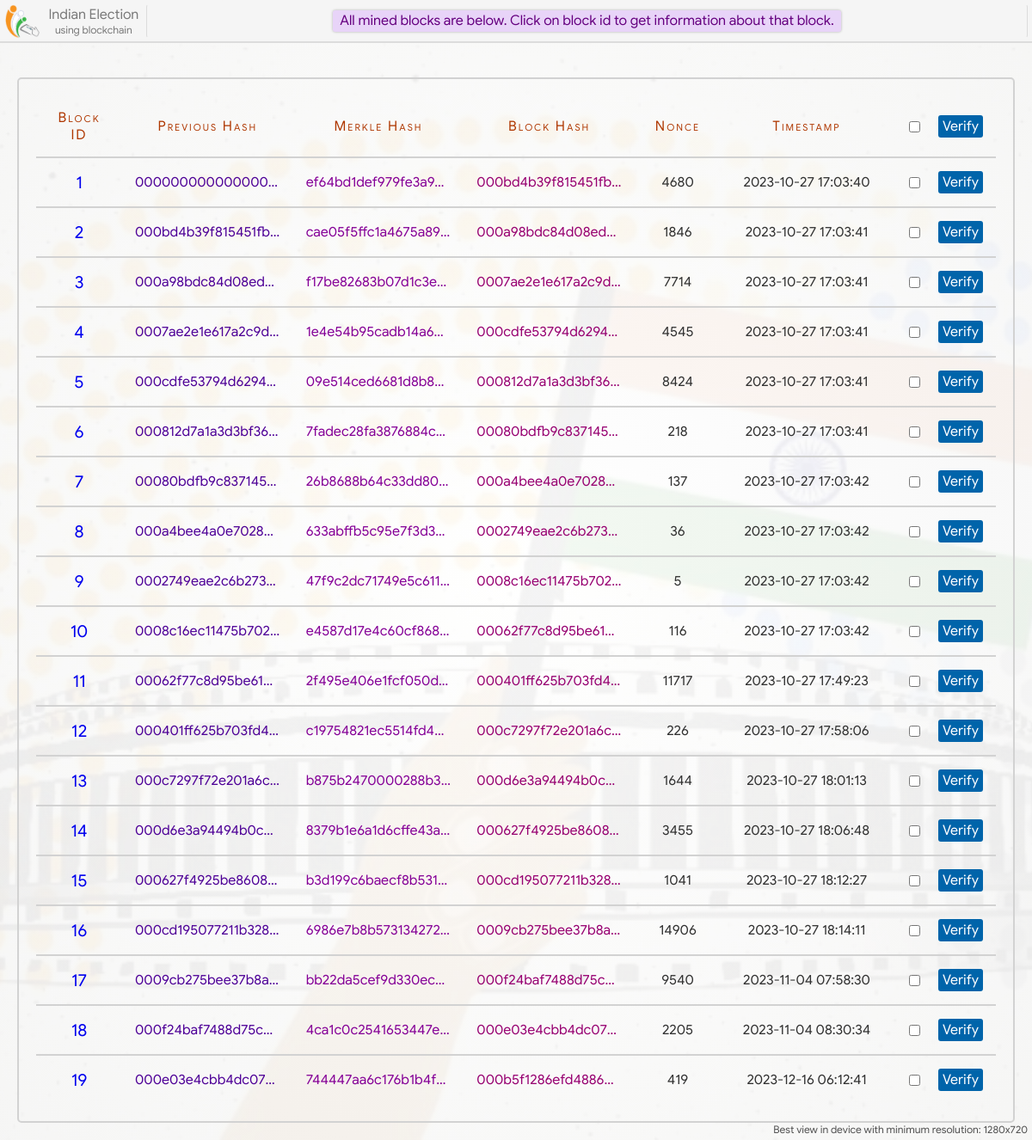
Screenshot of /blockchain/ with the database file from the repository.
### home/models.py (models this page shows)
class Block(models.Model):
    prev_hash = models.CharField(max_length=100, blank=True)
    merkle_hash = models.CharField(max_length=100, blank=True)
    this_hash = models.CharField(max_length=100, blank=True)
    nonce = models.IntegerField(null=True)
    timestamp = models.DateTimeField()

### home/views.py (the view)
# urls.py: path('blockchain/', views.blockchain, name='blockchain'),
def blockchain(request):
    blocks = Block.objects.all()
    return render(request, 'blockchain.html', {'blocks': blocks})

### home/templates/blockchain.html (shortened to what this page needs)
{% extends 'base.html' %}
{% load static %}
{% block head %}
    <link rel="stylesheet" type="text/css" href="{% static 'css/blockchain.css' %}">
{% endblock %}
{% block main_content %}
<div class="blocks">
    <table class="mine-block-result">
        <tr class="table-header">
            <td>Block ID</td>
            <td>Previous Hash</td>
            <td>Merkle Hash</td>
            <td>Block Hash</td>
            <td>Nonce</td>
            <td>Timestamp</td>
            <td> <div class="verify-button" title="Click to verify selected Blocks"> <input type="checkbox" onchange="verifySelect(this)"> <span onclick="verifyBlock(this)">Verify</span> </div> </td>
        </tr>
        {% if blocks %}
        {% for block in blocks %}
        <tr id="{{ block.id }}">
            <td> <a class="block-info-link" href="/block-info/?id={{block.id}}"> {{ block.id }} </a> </td>
            <td title="{{ block.prev_hash }}" style="color: rgb(78, 0, 151);">{{ block.prev_hash }}</td>
            <td title="{{ block.merkle_hash }}" style="color: rgb(133, 0, 151);">{{ block.merkle_hash }}</td>
            <td title="{{ block.this_hash }}" style="color: rgb(151, 0, 113);">{{ block.this_hash }}</td>
            <td>{{ block.nonce }}</td>
            <td>{{ block.timestamp|date:"Y-m-d" }} {{ block.timestamp|time:"H:i:s" }}</td>
            <td> <div class="verify-button" title="Click to verify this Block"> <input type="checkbox" onchange="verifySelect(this)"> <span onclick="verifyBlock(this)">Verify</span> </div> </td>
        </tr>
        {% endfor %}
        {% else %}
        <tr>
            <td colspan="7">No Blocks</td>
        </tr>
        {% endif %}
    </table>
</div>
{% endblock %}

### home/templates/base.html (shortened to what this page needs)
{% load static %}
<!DOCTYPE html>
<html lang="en">
<head>
    <link rel="stylesheet" type="text/css" href="{% static 'css/animations.css' %}">
    <link rel="stylesheet" type="text/css" href="{% static 'css/loading.css' %}">
    <link rel="stylesheet" type="text/css" href="{% static 'css/base.css' %}">
    <link rel="stylesheet" type="text/css" href="{% static 'css/home.css' %}">
    <link rel="stylesheet" type="text/css" href="{% static 'css/candidate-profile.css' %}">
    <link rel="stylesheet" type="text/css" href="{% static 'css/voting.css' %}">
    <link rel="stylesheet" type="text/css" href="{% static 'css/final-status.css' %}">
    {% block head %}{% endblock %}
</head>
<body>
    <div class="gradient"></div>
    <div class="main-content">
        {% block main_content %}{% endblock %}
    </div>
    <div class="header">
            <div class="logo" title="Navigation Bar">
                <img style="height: 40px; width: 40px; margin: auto;" src="{% static 'images/logo.png' %}">
                <div class="logo-text">
                    <span class="logo-text" style="font-size: 16px;">Indian Election</span>
                    <span class="logo-text" style="font-size: 12px;">using blockchain</span>
                </div>
            </div>
            <div class="status-box">
            </div>
    </div>
    <div class="view-msg">Best view in device with minimum resolution: 1280x720</div>
</body>
</html>

### home/static/css/base.css (style rules this page uses)
* { box-sizing: border-box; font-family: calibri; font-size: 20px; }
a { text-decoration: none; }
html, body { display: flex; padding: 0; margin: 0; width: 100%; min-height: 100%; }
body { display: flex; flex-direction: column; background: url('../images/vote-bg.jpg'); background-position: center; background-repeat: no-repeat; background-size: cover; background-attachment: fixed; }
.gradient { position: fixed; top: 0; left: 0; height: 100%; width: 100%; background: radial-gradient(rgba(255,255,255, 0.95), rgba(245,245,245, 0.95)); background-attachment: fixed; z-index: -10; }
.header { position: fixed; top: 0px; left: 0px; height: 50px; padding: 5px; padding-left: 0; display: flex; width: 100%; background: rgb(245, 245, 245, 0.95); border-bottom: 2px solid rgba(0,0,0,0.1); z-index: 7; }
.header > .logo { display: flex; min-width: 170px; width: max-content; padding-right: 3px; cursor: pointer; }
.header > .logo > .logo-text { margin: auto; color: rgba(0,0,0,0.5); margin-left: 5px; display: flex; flex-direction: column; text-align: center; }
.status-box { overflow: hidden; display: flex; flex-direction: column; margin: auto; flex: 1; border: 1px solid rgba(255, 0, 0, 0); border-left: 1px solid rgba(0,0,0,0.1); border-right: 1px solid rgba(0,0,0,0.1); border-radius: 3px; padding: 4px 10px; height: 39px; }
.main-content { display: flex; margin: auto; margin-top: 70px; min-height: calc(100% - 70px); padding: 20px; width: 100%; }
.view-msg { position: fixed; bottom: 5px; right: 5px; font-size: 12px; color: rgb(80, 80, 80); }

### home/static/css/blockchain.css (style rules this page uses)
.blocks { width: 100%; margin: auto; display: flex; padding: 20px; border: 2px solid rgb(210, 210, 210); border-radius: 5px; }
table.mine-block-result { width: 100%; border-collapse: collapse; word-wrap: break-word; table-layout: fixed; }
table.mine-block-result tr { border-bottom: 2px solid rgb(210, 210, 210); }
table.mine-block-result tr:last-child { border-bottom: none; }
table.mine-block-result td { text-align: center; padding: 15px; color: rgb(49, 49, 49); font-size: 16px; }
table.mine-block-result tr td:first-child { width: 100px; }
table.mine-block-result tr td:nth-child(5) { width: 100px; }
table.mine-block-result tr td:nth-child(6) { width: 200px; }
table.mine-block-result tr td:last-child { text-align: right; width: 120px; letter-spacing: 0; font-variant: normal; }
.verify-button { display: flex; justify-content: space-between; align-items: center; }
.verify-button span { padding: 0; margin: 0; font-size: 16px; background: rgba(0, 100, 170); font-weight: bold; padding: 3px 5px; border-radius: 3px; color: white; cursor: pointer; }
table.mine-block-result tr td:nth-child(2), table.mine-block-result tr td:nth-child(3), table.mine-block-result tr td:nth-child(4) { white-space: nowrap; overflow: hidden !important; text-overflow: ellipsis; }
tr.table-header td { color: #af3700; font-size: 16px; letter-spacing: 2px; font-variant: small-caps; }
.block-info-link { padding: 5px 12px; border-radius: 3px; transition: 0.3s; }

### rows the page displays
Block: id "1", prev_hash "000000000000000…", merkle_hash "ef64bd1def979fe3a9…", this_hash "000bd4b39f815451fb…", nonce "4680", timestamp "2023-10-27", timestamp "17:03:40"
Block: id "2", prev_hash "000bd4b39f815451fb…", merkle_hash "cae05f5ffc1a4675a89…", this_hash "000a98bdc84d08ed…", nonce "1846", timestamp "2023-10-27", timestamp "17:03:41"
Block: id "3", prev_hash "000a98bdc84d08ed…", merkle_hash "f17be82683b07d1c3e…", this_hash "0007ae2e1e617a2c9d…", nonce "7714", timestamp "2023-10-27", timestamp "17:03:41"
Block: id "4", prev_hash "0007ae2e1e617a2c9d…", merkle_hash "1e4e54b95cadb14a6…", this_hash "000cdfe53794d6294…", nonce "4545", timestamp "2023-10-27", timestamp "17:03:41"
Block: id "5", prev_hash "000cdfe53794d6294…", merkle_hash "09e514ced6681d8b8…", this_hash "000812d7a1a3d3bf36…", nonce "8424", timestamp "2023-10-27", timestamp "17:03:41"
Block: id "6", prev_hash "000812d7a1a3d3bf36…", merkle_hash "7fadec28fa3876884c…", this_hash "00080bdfb9c837145…", nonce "218", timestamp "2023-10-27", timestamp "17:03:41"
Block: id "7", prev_hash "00080bdfb9c837145…", merkle_hash "26b8688b64c33dd80…", this_hash "000a4bee4a0e7028…", nonce "137", timestamp "2023-10-27", timestamp "17:03:42"
Block: id "8", prev_hash "000a4bee4a0e7028…", merkle_hash "633abffb5c95e7f3d3…", this_hash "0002749eae2c6b273…", nonce "36", timestamp "2023-10-27", timestamp "17:03:42"
Block: id "9", prev_hash "0002749eae2c6b273…", merkle_hash "47f9c2dc71749e5c611…", this_hash "0008c16ec11475b702…", nonce "5", timestamp "2023-10-27", timestamp "17:03:42"
Block: id "10", prev_hash "0008c16ec11475b702…", merkle_hash "e4587d17e4c60cf868…", this_hash "00062f77c8d95be618…", nonce "116", timestamp "2023-10-27", timestamp "17:03:42"
Block: id "11", prev_hash "00062f77c8d95be618…", merkle_hash "2f495e406e1fcf050d…", this_hash "000401ff625b703fd4…", nonce "11717", timestamp "2023-10-27", timestamp "17:49:23"
Block: id "12", prev_hash "000401ff625b703fd4…", merkle_hash "c19754821ec5514fd4…", this_hash "000c7297f72e201a6c…", nonce "226", timestamp "2023-10-27", timestamp "17:58:06"
Block: id "13", prev_hash "000c7297f72e201a6c…", merkle_hash "b875b2470000288b3…", this_hash "000d6e3a94494b0c…", nonce "1644", timestamp "2023-10-27", timestamp "18:01:13"
Block: id "14", prev_hash "000d6e3a94494b0c…", merkle_hash "8379b1e6a1d6cffe43a…", this_hash "000627f4925be8608…", nonce "3455", timestamp "2023-10-27", timestamp "18:06:48"
Block: id "15", prev_hash "000627f4925be8608…", merkle_hash "b3d199c6baecf8b531…", this_hash "000cd195077211b328…", nonce "1041", timestamp "2023-10-27", timestamp "18:12:27"
Block: id "16", prev_hash "000cd195077211b328…", merkle_hash "6986e7b8b573134272…", this_hash "0009cb275bee37b8a…", nonce "14906", timestamp "2023-10-27", timestamp "18:14:11"
Block: id "17", prev_hash "0009cb275bee37b8a…", merkle_hash "bb22da5cef9d330ec…", this_hash "000f24baf7488d75c…", nonce "9540", timestamp "2023-11-04", timestamp "07:58:30"
Block: id "18", prev_hash "000f24baf7488d75c…", merkle_hash "4ca1c0c2541653447e…", this_hash "000e03e4cbb4dc07…", nonce "2205", timestamp "2023-11-04", timestamp "08:30:34"
Block: id "19", prev_hash "000e03e4cbb4dc07…", merkle_hash "744447aa6c176b1b4f…", this_hash "000b5f1286efd4886…", nonce "419", timestamp "2023-12-16", timestamp "06:12:41"
